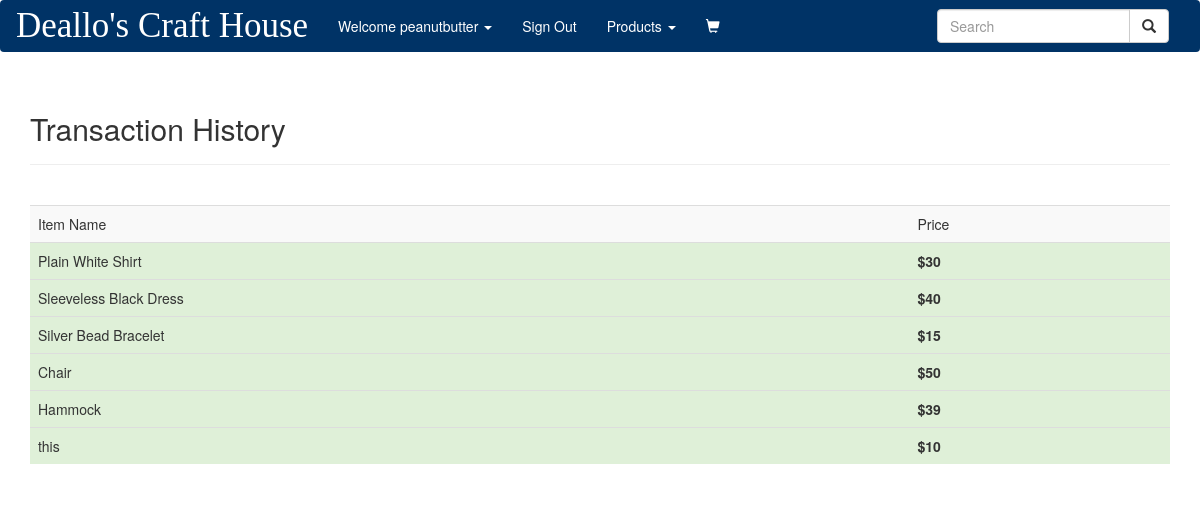
The app's page /pages/transactionHistory.php (signed in), older data.
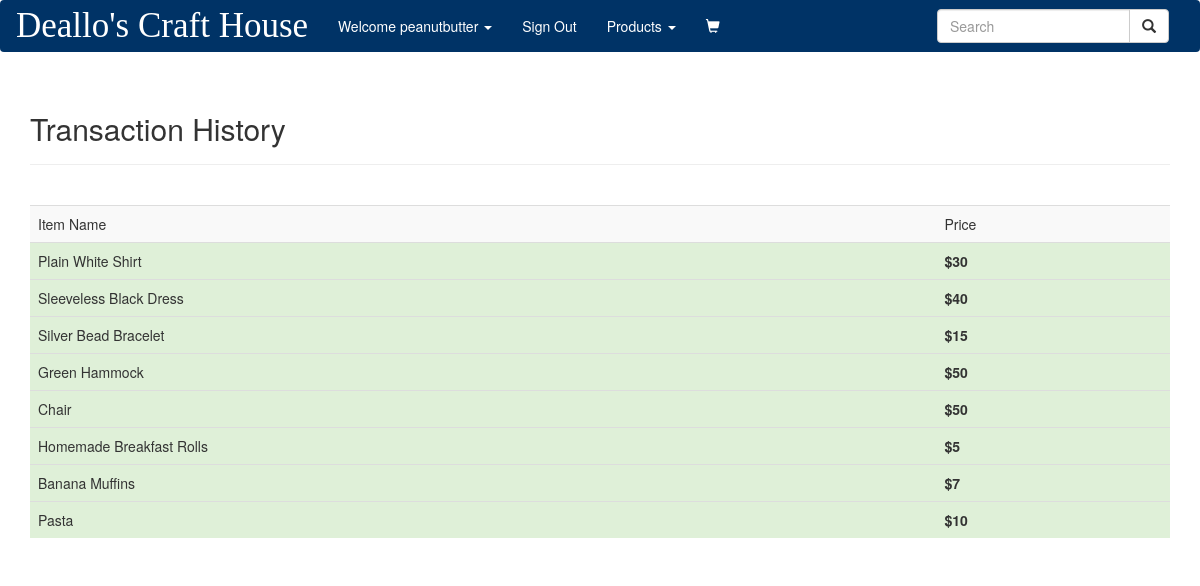
The same page, newer data.
### tables this page shows
CREATE TABLE `product` (
  `id` int(11) NOT NULL,
  `name` varchar(80) NOT NULL,
  `summary` varchar(255) NOT NULL,
  `price` double NOT NULL,
  `quantity` varchar(10) NOT NULL,
  `image` varchar(100) NOT NULL,
  `product_owner` varchar(255) NOT NULL,
  `category` varchar(255) NOT NULL
);

### pages/transactionHistory.php (the view, shortened to what this page needs)
<?php
include "config.php";
?>
<!DOCTYPE html>
<html lang="en">
<head>
    <link rel="stylesheet=" href="styles/bootstrap/bootstrap.css">
    <link rel="stylesheet" href="https://maxcdn.bootstrapcdn.com/bootstrap/3.3.7/css/bootstrap.min.css">
    <link rel="stylesheet" href="../styles/test.css">
    <link href="assets/css/font-awesome.min.css" rel="stylesheet">
</head>
<body>
 <div class="navbar navbar-custom nav-fixed-top" role="navigation">
  <div class="navbar-header">
    <a class="navbar-brand" rel="home" href="#">Deallo's Craft House</a>
  </div>
  <div class="collapse navbar-collapse">
    <div class="col-sm-3 col-md-3 navbar-right">
      <form class="navbar-form" role="search" method="GET" action="searchpage.php">
      <div class="input-group">
        <input type="text" class="form-control" placeholder="Search" name="searchTerm" id="searchTerm"/>
        <div class="input-group-btn">
          <button class="btn btn-default" name="search_submit" type="submit"><i class="glyphicon glyphicon-search"></i></button>
        </div>
      </div>
      </form>
    </div>
    <ul class="nav navbar-nav">
		<li class="dropdown">
		 <?php  if (isset($_SESSION['username'])) : ?>
              <a class="dropdown-toggle" data-toggle="dropdown">Welcome <?php echo $_SESSION['welcomeName'] ?> <b class="caret"></b></a>
        </li>
       <?php endif ?>
     <li><a class="nav-link" href="../index.php?logout='1'">Sign Out</a></li>
      <li class="dropdown">
          <a href="products.php" class="dropdown-toggle" data-toggle="dropdown">Products <b class="caret"></b></a>
      </li>
     <li>
        <span class="navbar-text navbar-right">
            <span class="glyphicon glyphicon-shopping-cart glyphicon-2x my-cart-icon">  <span class="badge badge-notify my-cart-badge"></span>
            </span>
        </span>
      </li>
    </ul>
  </div>
</div>
 <div class="container">
 <div class="page-header">
    <h1 class="h2">Transaction History</h1>
 </div>
  <br/>
   <div class="row">
   <div class="col-lg-12 col-md-12 col-sm-12 col-xs-12">
	   <table class="table table-striped table-responsive">
	   <tr>
		   <td>Item Name</td>
		   <td>Price</td>
	   </tr>
		 <?php
			$stmt = $dbh->prepare("SELECT * FROM product");
			if ($stmt->execute()) {
				while ($row = $stmt->fetch()) {
			?>
			  <tr class="success">
				<td><?php echo $row['name'] ?></td>
				<td>
					<strong> $<?php echo $row['price'] ?></strong>
				</td>
			  </tr>
			<?php
				}
			}
			?>
		</table>
	</div>
	</div>
        </div>
</body>
</html>

Row changes from the older to the newer data that the page shows:
added product: name "Green Hammock", price "50"
changed product: name "Hammock" → "Homemade Breakfast Rolls"; price "39" → "5"
changed product: name "this" → "Banana Muffins"; price "10" → "7"
added product: name "Pasta", price "10"
